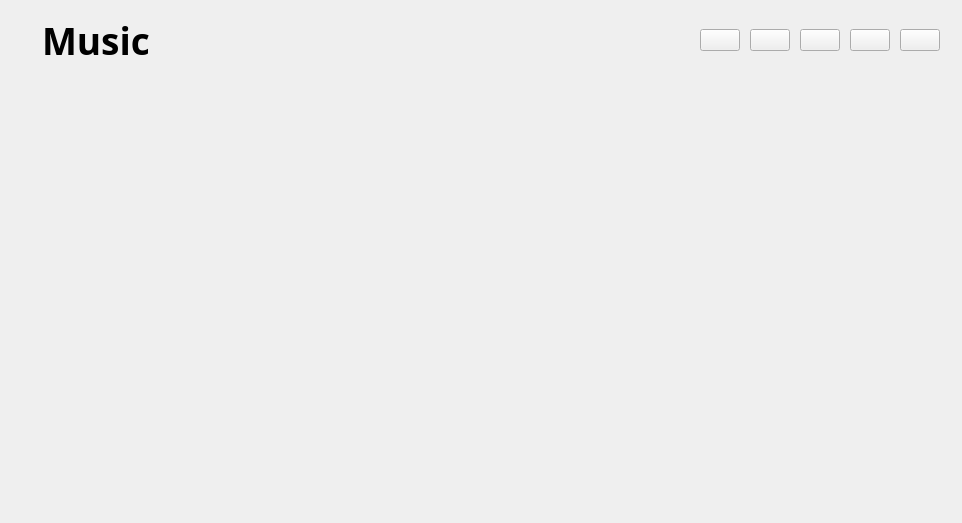
<?xml version="1.0" encoding="UTF-8"?>
<ui version="4.0">
 <class>WindowFrame</class>
 <widget class="QWidget" name="WindowFrame">
  <property name="geometry">
   <rect>
    <x>0</x>
    <y>0</y>
    <width>962</width>
    <height>523</height>
   </rect>
  </property>
  <property name="windowTitle">
   <string>Form</string>
  </property>
  <layout class="QGridLayout" name="gridLayout_2">
   <property name="leftMargin">
    <number>0</number>
   </property>
   <property name="topMargin">
    <number>0</number>
   </property>
   <property name="rightMargin">
    <number>0</number>
   </property>
   <property name="bottomMargin">
    <number>0</number>
   </property>
   <property name="spacing">
    <number>0</number>
   </property>
   <item row="0" column="0">
    <widget class="QFrame" name="BaseFrame">
     <property name="frameShape">
      <enum>QFrame::Shape::NoFrame</enum>
     </property>
     <property name="frameShadow">
      <enum>QFrame::Shadow::Plain</enum>
     </property>
     <property name="lineWidth">
      <number>0</number>
     </property>
     <layout class="QVBoxLayout" name="verticalLayout">
      <property name="spacing">
       <number>0</number>
      </property>
      <property name="leftMargin">
       <number>0</number>
      </property>
      <property name="topMargin">
       <number>0</number>
      </property>
      <property name="rightMargin">
       <number>0</number>
      </property>
      <property name="bottomMargin">
       <number>0</number>
      </property>
      <item>
       <widget class="QWidget" name="widget_titleFrame" native="true">
        <property name="sizePolicy">
         <sizepolicy hsizetype="Preferred" vsizetype="Fixed">
          <horstretch>0</horstretch>
          <verstretch>0</verstretch>
         </sizepolicy>
        </property>
        <property name="minimumSize">
         <size>
          <width>0</width>
          <height>0</height>
         </size>
        </property>
        <property name="maximumSize">
         <size>
          <width>16777215</width>
          <height>16777215</height>
         </size>
        </property>
        <property name="sizeIncrement">
         <size>
          <width>0</width>
          <height>0</height>
         </size>
        </property>
        <property name="styleSheet">
         <string notr="true"/>
        </property>
        <layout class="QGridLayout" name="gridLayout_widget_titleFrame">
         <property name="sizeConstraint">
          <enum>QLayout::SizeConstraint::SetDefaultConstraint</enum>
         </property>
         <property name="leftMargin">
          <number>20</number>
         </property>
         <property name="topMargin">
          <number>15</number>
         </property>
         <property name="rightMargin">
          <number>20</number>
         </property>
         <property name="bottomMargin">
          <number>20</number>
         </property>
         <property name="spacing">
          <number>0</number>
         </property>
         <item row="0" column="3">
          <widget class="QWidget" name="widget_windowControl" native="true">
           <property name="minimumSize">
            <size>
             <width>0</width>
             <height>0</height>
            </size>
           </property>
           <layout class="QGridLayout" name="gridLayout">
            <property name="leftMargin">
             <number>0</number>
            </property>
            <property name="topMargin">
             <number>0</number>
            </property>
            <property name="rightMargin">
             <number>2</number>
            </property>
            <property name="bottomMargin">
             <number>0</number>
            </property>
            <property name="horizontalSpacing">
             <number>10</number>
            </property>
            <property name="verticalSpacing">
             <number>0</number>
            </property>
            <item row="0" column="4">
             <widget class="QPushButton" name="btn_close">
              <property name="minimumSize">
               <size>
                <width>0</width>
                <height>0</height>
               </size>
              </property>
              <property name="maximumSize">
               <size>
                <width>16777215</width>
                <height>16777215</height>
               </size>
              </property>
              <property name="cursor">
               <cursorShape>PointingHandCursor</cursorShape>
              </property>
              <property name="styleSheet">
               <string notr="true">QPushButton#btn_close{
	image: url(:/WindowControls/res/close.svg);
}</string>
              </property>
              <property name="text">
               <string/>
              </property>
             </widget>
            </item>
            <item row="0" column="1">
             <widget class="QPushButton" name="btn_windowControl_1">
              <property name="minimumSize">
               <size>
                <width>0</width>
                <height>0</height>
               </size>
              </property>
              <property name="maximumSize">
               <size>
                <width>16777215</width>
                <height>16777215</height>
               </size>
              </property>
              <property name="cursor">
               <cursorShape>PointingHandCursor</cursorShape>
              </property>
              <property name="styleSheet">
               <string notr="true">QPushButton#btn_windowControl_1{
	image: url(:/WindowControls/res/normalToMini.svg);
}</string>
              </property>
              <property name="text">
               <string/>
              </property>
              <property name="checkable">
               <bool>true</bool>
              </property>
              <property name="checked">
               <bool>false</bool>
              </property>
             </widget>
            </item>
            <item row="0" column="2">
             <widget class="QPushButton" name="btn_minimize">
              <property name="minimumSize">
               <size>
                <width>0</width>
                <height>0</height>
               </size>
              </property>
              <property name="maximumSize">
               <size>
                <width>16777215</width>
                <height>16777215</height>
               </size>
              </property>
              <property name="cursor">
               <cursorShape>PointingHandCursor</cursorShape>
              </property>
              <property name="styleSheet">
               <string notr="true">QPushButton#btn_minimize{
	image: url(:/WindowControls/res/minimize.svg);
}</string>
              </property>
              <property name="text">
               <string/>
              </property>
             </widget>
            </item>
            <item row="0" column="3">
             <widget class="QPushButton" name="btn_windowControl_2">
              <property name="minimumSize">
               <size>
                <width>0</width>
                <height>0</height>
               </size>
              </property>
              <property name="maximumSize">
               <size>
                <width>16777215</width>
                <height>16777215</height>
               </size>
              </property>
              <property name="cursor">
               <cursorShape>PointingHandCursor</cursorShape>
              </property>
              <property name="styleSheet">
               <string notr="true">QPushButton#btn_windowControl_2{
	image: url(:/WindowControls/res/maximize.svg);
}</string>
              </property>
              <property name="text">
               <string/>
              </property>
              <property name="checkable">
               <bool>false</bool>
              </property>
             </widget>
            </item>
            <item row="0" column="0">
             <widget class="QPushButton" name="WindowFrame_btn_setting">
              <property name="cursor">
               <cursorShape>PointingHandCursor</cursorShape>
              </property>
              <property name="styleSheet">
               <string notr="true">QPushButton#WindowFrame_btn_setting{
	image: url(:/WindowControls/res/setting.svg);
}</string>
              </property>
              <property name="text">
               <string/>
              </property>
             </widget>
            </item>
           </layout>
          </widget>
         </item>
         <item row="0" column="1">
          <spacer name="horizontalSpacer_windowframe">
           <property name="orientation">
            <enum>Qt::Orientation::Horizontal</enum>
           </property>
           <property name="sizeType">
            <enum>QSizePolicy::Policy::Expanding</enum>
           </property>
           <property name="sizeHint" stdset="0">
            <size>
             <width>0</width>
             <height>0</height>
            </size>
           </property>
          </spacer>
         </item>
         <item row="0" column="0">
          <widget class="QWidget" name="widget_title" native="true">
           <layout class="QGridLayout" name="gridLayout_3" columnstretch="0,0">
            <property name="leftMargin">
             <number>0</number>
            </property>
            <property name="topMargin">
             <number>0</number>
            </property>
            <property name="rightMargin">
             <number>0</number>
            </property>
            <property name="bottomMargin">
             <number>0</number>
            </property>
            <property name="horizontalSpacing">
             <number>15</number>
            </property>
            <property name="verticalSpacing">
             <number>0</number>
            </property>
            <item row="0" column="1">
             <widget class="QLabel" name="title">
              <property name="minimumSize">
               <size>
                <width>0</width>
                <height>0</height>
               </size>
              </property>
              <property name="font">
               <font>
                <family>Dubai</family>
                <pointsize>28</pointsize>
                <bold>true</bold>
               </font>
              </property>
              <property name="styleSheet">
               <string notr="true"/>
              </property>
              <property name="text">
               <string>Music</string>
              </property>
             </widget>
            </item>
            <item row="0" column="0">
             <widget class="QLabel" name="logo">
              <property name="minimumSize">
               <size>
                <width>0</width>
                <height>0</height>
               </size>
              </property>
              <property name="styleSheet">
               <string notr="true">QLabel#logo{
	image: url(:/Icon/res/logo.svg);
}</string>
              </property>
              <property name="text">
               <string/>
              </property>
             </widget>
            </item>
           </layout>
          </widget>
         </item>
        </layout>
       </widget>
      </item>
      <item>
       <widget class="QWidget" name="player" native="true">
        <property name="sizePolicy">
         <sizepolicy hsizetype="Preferred" vsizetype="Preferred">
          <horstretch>0</horstretch>
          <verstretch>0</verstretch>
         </sizepolicy>
        </property>
        <layout class="QHBoxLayout" name="horizontalLayout">
         <property name="spacing">
          <number>0</number>
         </property>
         <property name="leftMargin">
          <number>0</number>
         </property>
         <property name="topMargin">
          <number>0</number>
         </property>
         <property name="rightMargin">
          <number>0</number>
         </property>
         <property name="bottomMargin">
          <number>0</number>
         </property>
         <item>
          <widget class="MiniPlayer" name="widget_miniplayer" native="true">
           <property name="minimumSize">
            <size>
             <width>0</width>
             <height>0</height>
            </size>
           </property>
           <property name="maximumSize">
            <size>
             <width>16777215</width>
             <height>16777215</height>
            </size>
           </property>
          </widget>
         </item>
         <item>
          <widget class="NormalPlayer" name="widget_normalplayer" native="true">
           <property name="maximumSize">
            <size>
             <width>16777215</width>
             <height>16777215</height>
            </size>
           </property>
          </widget>
         </item>
        </layout>
       </widget>
      </item>
     </layout>
    </widget>
   </item>
  </layout>
 </widget>
 <customwidgets>
  <customwidget>
   <class>MiniPlayer</class>
   <extends>QWidget</extends>
   <header>MiniPlayer.h</header>
   <container>1</container>
  </customwidget>
  <customwidget>
   <class>NormalPlayer</class>
   <extends>QWidget</extends>
   <header>NormalPlayer.h</header>
   <container>1</container>
  </customwidget>
 </customwidgets>
 <resources/>
 <connections/>
</ui>
